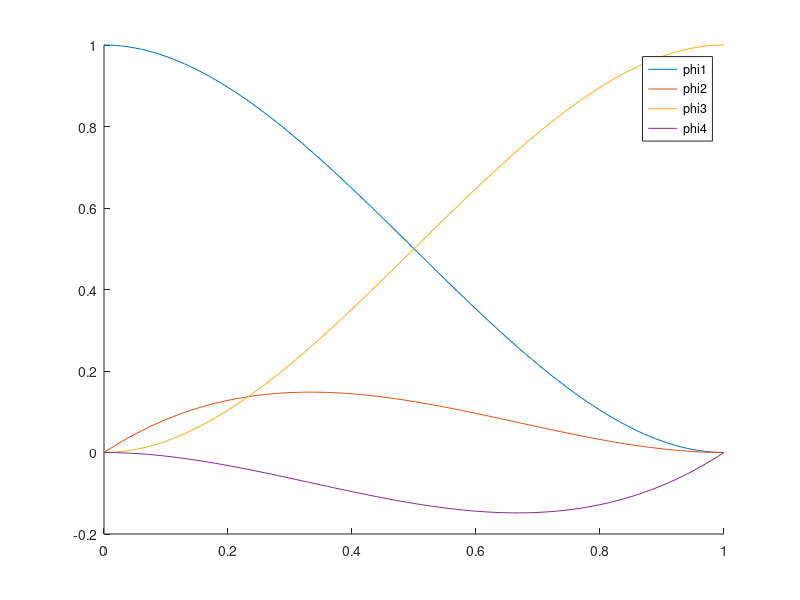

Write the MATLAB code that produced this figure. (Note: this script raises an error after producing the figure.)
clc;clear;close all

A = [1 0 0 0;0 1 0 0;1 1 1 1;0 1 2 3];

C = inv(A)'

xa = 0;
xb = 1;
he = xb-xa;

x = linspace(xa,xb,101);

xalt = 1/he*(x-xa);

phiarr = C*[xalt.^0;xalt.^1;xalt.^2;xalt.^3];

hold on
plot(x,phiarr(1,:));
plot(x,phiarr(2,:));
plot(x,phiarr(3,:));
plot(x,phiarr(4,:));

legend('phi1','phi2','phi3','phi4')

syms x xa xb he xalt phiarr

% he = xb-xa;

xalt = 1/he*(x-xa);

phiarr = simplify(C*[xalt.^0;xalt.^1;xalt.^2;xalt.^3])
